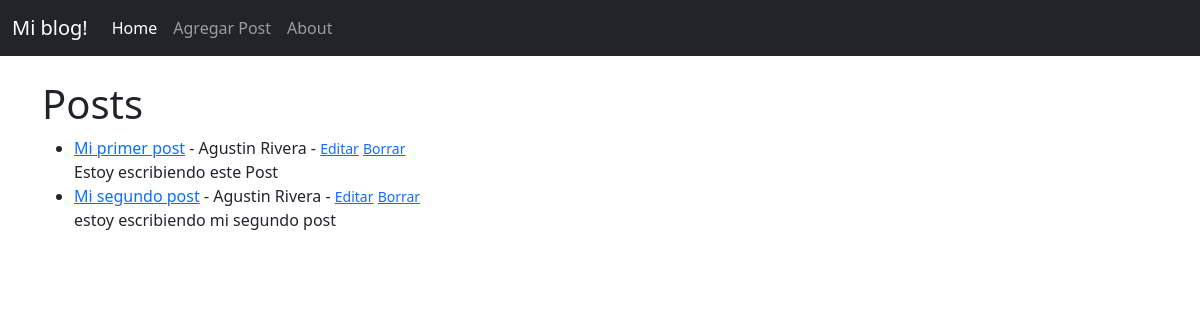
The app's page /, older data.
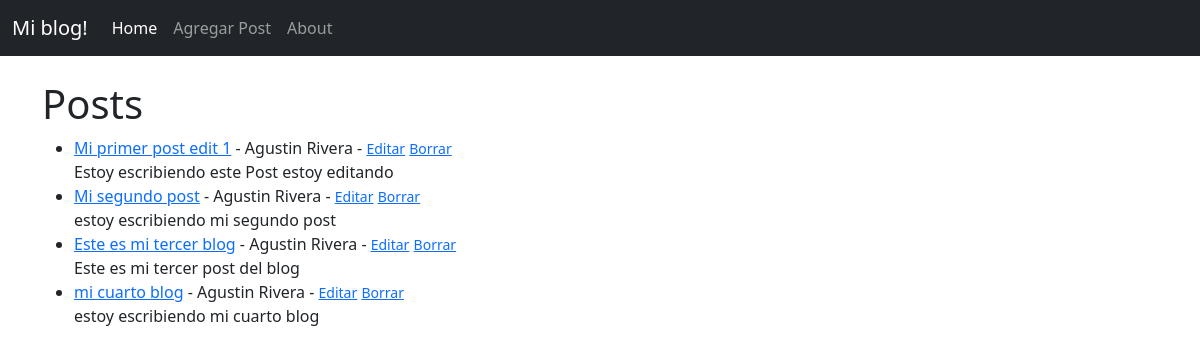
The same page, newer data.
### appblog/models.py (models this page shows, shortened)
class Post(models.Model):
    titulo = models.CharField(max_length=60)
    titulo_tag = models.CharField(max_length=60)
    autor = models.ForeignKey(User, on_delete=models.CASCADE)
    cuerpo = models.TextField()
    fecha = models.DateField(auto_now_add=True)

### appblog/views.py (the view)
# urls.py: path('', PostList.as_view(), name="inicio"),
class PostList(ListView):
    model = Post
    template_name = 'appblog/inicio.html'

### appblog/templates/appblog/inicio.html
{% extends 'appblog/base.html' %}
{% block contenido %}
<h1> Posts </h1>
<ul>
{% for Post in object_list %}
    <li><a href="{% url 'detalle-post' Post.id %}" >{{ Post.titulo }}</a> - {{ Post.autor.first_name }}
        {{Post.autor.last_name }} - <small><a href="{% url 'actualizar-post' Post.id %}">Editar</a></small>
        <small><a href="{% url 'borrar-post' Post.id %}">Borrar</a></small>
    <br/>
    {{ Post.cuerpo }}</li>
{% endfor %}
</ul>
{% endblock %}

### appblog/templates/appblog/base.html (shortened to what this page needs)
<!doctype html>
<html lang="en">
  <head>
    <link href="https://cdn.jsdelivr.net/npm/bootstrap@5.0.2/dist/css/bootstrap.min.css" rel="stylesheet">
  </head>
  <body>
    <nav class="navbar navbar-expand-lg navbar-dark bg-dark">
        <div class="container-fluid">
          <a class="navbar-brand" href="{% url 'inicio' %}"> Mi blog!</a>
          <div class="collapse navbar-collapse" id="navbarSupportedContent">
            <ul class="navbar-nav me-auto mb-2 mb-lg-0">
              <li class="nav-item">
                <a class="nav-link active" aria-current="page" href="{% url 'inicio' %}">Home</a>
              </li>
              <li class="nav-item">
                <a class="nav-link" href="{% url 'agregar-post' %}">Agregar Post</a>
              </li>
              <li class="nav-item">
                <a class="nav-link" href="#">About</a>
              </li>
            </ul>
          </div>
        </div>
      </nav>
    <br/>
    <div class="container">
    {% block contenido%}
    {% endblock%}
    </div>
  </body>
</html>

Row changes from the older to the newer data that the page shows:
changed Post: titulo "Mi primer post" → "Mi primer post edit 1"; cuerpo "Estoy escribiendo este Post" → "Estoy escribiendo este Post estoy editando"
added Post: titulo "Este es mi tercer blog", autor.first_name "Agustin", autor.last_name "Rivera", cuerpo "Este es mi tercer post del blog"
added Post: titulo "mi cuarto blog", autor.first_name "Agustin", autor.last_name "Rivera", cuerpo "estoy escribiendo mi cuarto blog"
